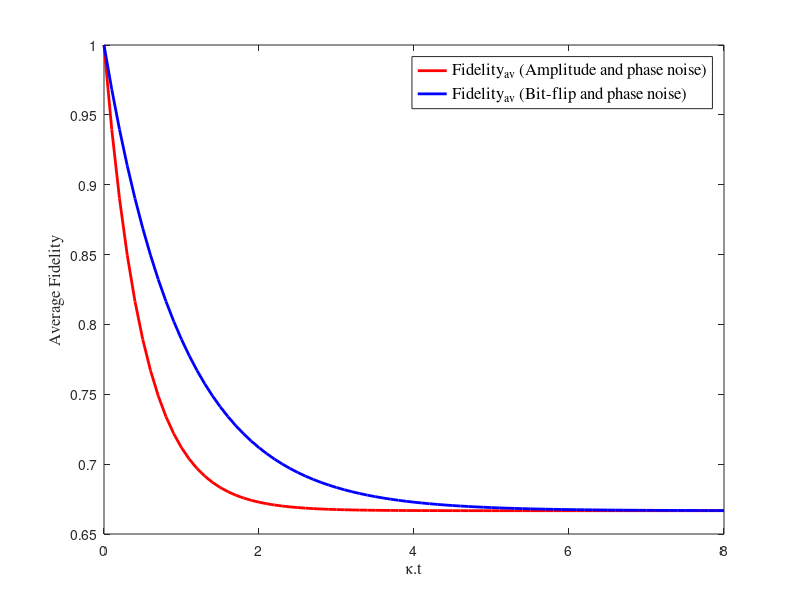

Write the MATLAB code that produced this figure.
clc
clear
close all

kt = 0:0.1:8;

F_av_Amplitude_and_phase_noise = (exp(-2*kt)/3+0.73)+(1-max(exp(-2*kt)/3+0.73));
F_av_bit_flip_and_phase_noises_matrix = exp(-kt)/3+2/3;

plot(kt,F_av_Amplitude_and_phase_noise,'r','LineWidth',2)
hold on
plot(kt,F_av_bit_flip_and_phase_noises_matrix,'b','LineWidth',2)
xlabel('\kappa.t','fontname','times','FontSize',12)
ylabel('Average Fidelity','fontname','times','FontSize',12)
legend('Fidelity_{av} (Amplitude and phase noise)','Fidelity_{av} (Bit-flip and phase noise)','fontname','times','FontSize',12)